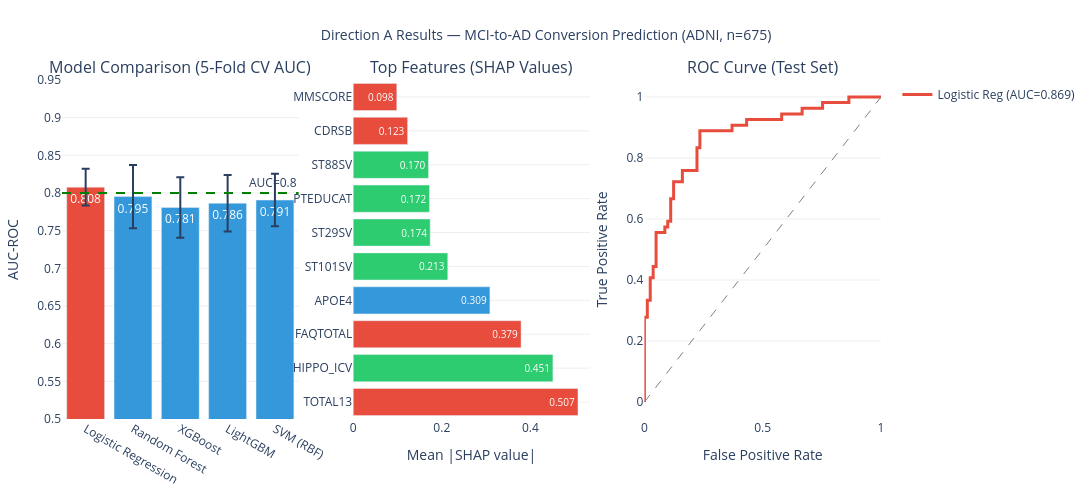

Notebook code cell kept with this figure:
### Code cell
#Final results with features importance 
import plotly.graph_objects as go
from plotly.subplots import make_subplots

fig = make_subplots(rows=1, cols=3,
    subplot_titles=[
        'Model Comparison (5-Fold CV AUC)',
        'Top Features (SHAP Values)',
        'ROC Curve (Test Set)'
    ])

# 1. Model comparison
model_names = list(results.keys())
aucs  = [results[m]['mean'] for m in model_names]
stds  = [results[m]['std']  for m in model_names]
bar_colors = ['#e74c3c' if m == best_model_name 
              else '#3498db' for m in model_names]

fig.add_trace(go.Bar(
    x=[m.replace(' ','\n') for m in model_names],
    y=aucs,
    error_y=dict(type='data', array=stds, visible=True),
    marker_color=bar_colors, showlegend=False,
    text=[f'{a:.3f}' for a in aucs],
    textposition='inside',
    textfont=dict(color='white', size=12)
), row=1, col=1)
fig.update_yaxes(range=[0.5, 0.95], row=1, col=1,
                 title_text='AUC-ROC')
fig.add_hline(y=0.8, line_dash='dash', line_color='green',
              annotation_text='AUC=0.8', row=1, col=1)

# 2. SHAP feature importance
top10 = shap_df.head(10)
feat_colors = ['#e74c3c' if f in ['CDRSB','FAQTOTAL','TOTAL13','MMSCORE'] 
               else '#3498db' if f in ['APOE4','APOE4_count']
               else '#2ecc71' for f in top10['Feature']]

fig.add_trace(go.Bar(
    x=top10['SHAP_mean'],
    y=top10['Feature'],
    orientation='h',
    marker_color=feat_colors,
    showlegend=False,
    text=[f'{v:.3f}' for v in top10['SHAP_mean']],
    textposition='inside',
    textfont=dict(color='white', size=10)
), row=1, col=2)
fig.update_xaxes(title_text='Mean |SHAP value|', row=1, col=2)

# 3. ROC curve
fpr, tpr, _ = roc_curve(y_test, y_prob)
fig.add_trace(go.Scatter(
    x=fpr, y=tpr, mode='lines',
    line=dict(color='#e74c3c', width=3),
    name=f'Logistic Reg (AUC={auc:.3f})',
    showlegend=True
), row=1, col=3)
fig.add_trace(go.Scatter(
    x=[0,1], y=[0,1], mode='lines',
    line=dict(color='gray', dash='dash', width=1),
    name='Random', showlegend=False
), row=1, col=3)
fig.update_xaxes(title_text='False Positive Rate', row=1, col=3)
fig.update_yaxes(title_text='True Positive Rate', row=1, col=3)

# Legend annotation for SHAP colors
fig.update_layout(
    height=500, width=1300,
    title_text='Direction A Results — MCI-to-AD Conversion Prediction (ADNI, n=675)',
    title_x=0.5, title_font_size=14,
    paper_bgcolor='white', plot_bgcolor='white',
    margin=dict(t=80, b=60, l=60, r=60)
)
fig.update_xaxes(showgrid=False)
fig.update_yaxes(showgrid=True, gridcolor='#eeeeee')

fig.write_html('03_model_results_final.html')
print("✅ Saved: 03_model_results_final.html")
print(f"   Dataset:     675 MCI subjects (ADNI1–4)")
print(f"   Task:        Binary classification — MCI-to-AD conversion")
print(f"   Best model:  Logistic Regression")
print(f"   CV AUC:      0.808 ± 0.024")
print(f"   Test AUC:    0.869")
print(f"   Accuracy:    79%")
print(f"   Top features: CDR-SB, FAQ, ADAS-13, APOE4, Hippocampal Volume")
fig.show()

### Figure 1 — Plotly figure (JSON) as saved in the notebook; plotly's stock layout.template omitted (floating-point values rounded to 4 significant figures)
{"data": [{"error_y": {"array": [0.02428, 0.04206, 0.04025, 0.03738, 0.03482], "type": "data", "visible": true}, "marker": {"color": ["#e74c3c", "#3498db", "#3498db", "#3498db", "#3498db"]}, "showlegend": false, "text": ["0.808", "0.795", "0.781", "0.786", "0.791"], "textfont": {"color": "white", "size": 12}, "textposition": "inside", "type": "bar", "x": ["Logistic\nRegression", "Random\nForest", "XGBoost", "LightGBM", "SVM\n(RBF)"], "xaxis": "x", "y": [0.8078, 0.7952, 0.7808, 0.7864, 0.7906], "yaxis": "y"}, {"marker": {"color": ["#e74c3c", "#2ecc71", "#e74c3c", "#3498db", "#2ecc71", "#2ecc71", "#2ecc71", "#2ecc71", "#e74c3c", "#e74c3c"]}, "orientation": "h", "showlegend": false, "text": ["0.507", "0.451", "0.379", "0.309", "0.213", "0.174", "0.172", "0.170", "0.123", "0.098"], "textfont": {"color": "white", "size": 10}, "textposition": "inside", "type": "bar", "x": [0.5075, 0.4509, 0.379, 0.3087, 0.2135, 0.1738, 0.1722, 0.17, 0.1228, 0.09842], "xaxis": "x2", "y": ["TOTAL13", "HIPPO_ICV", "FAQTOTAL", "APOE4", "ST101SV", "ST29SV", "PTEDUCAT", "ST88SV", "CDRSB", "MMSCORE"], "yaxis": "y2"}, {"line": {"color": "#e74c3c", "width": 3}, "mode": "lines", "name": "Logistic Reg (AUC=0.869)", "showlegend": true, "type": "scatter", "x": [0, 0, 0, 0.01235, 0.01235, 0.02469, 0.02469, 0.03704, 0.03704, 0.04938, 0.04938, 0.08642, 0.08642, 0.09877, 0.09877, 0.1111, 0.1111, 0.1235, 0.1235, 0.1605, 0.1605, 0.2222, 0.2222, 0.2346, 0.2346, 0.3704, 0.3704, 0.4321, 0.4321, 0.5802, 0.5802, 0.6667, 0.6667, 0.7531, 0.7531, 0.8642, 0.8642, 1], "xaxis": "x3", "y": [0, 0.01852, 0.2778, 0.2778, 0.3333, 0.3333, 0.4074, 0.4074, 0.4444, 0.4444, 0.5556, 0.5556, 0.5741, 0.5741, 0.5926, 0.5926, 0.6667, 0.6667, 0.7222, 0.7222, 0.7593, 0.7593, 0.8333, 0.8333, 0.8889, 0.8889, 0.9074, 0.9074, 0.9259, 0.9259, 0.9444, 0.9444, 0.963, 0.963, 0.9815, 0.9815, 1, 1], "yaxis": "y3"}, {"line": {"color": "gray", "dash": "dash", "width": 1}, "mode": "lines", "name": "Random", "showlegend": false, "type": "scatter", "x": [0, 1], "xaxis": "x3", "y": [0, 1], "yaxis": "y3"}], "layout": {"annotations": [{"font": {"size": 16}, "showarrow": false, "text": "Model Comparison (5-Fold CV AUC)", "x": 0.1444, "xanchor": "center", "xref": "paper", "y": 1, "yanchor": "bottom", "yref": "paper"}, {"font": {"size": 16}, "showarrow": false, "text": "Top Features (SHAP Values)", "x": 0.5, "xanchor": "center", "xref": "paper", "y": 1, "yanchor": "bottom", "yref": "paper"}, {"font": {"size": 16}, "showarrow": false, "text": "ROC Curve (Test Set)", "x": 0.8556, "xanchor": "center", "xref": "paper", "y": 1, "yanchor": "bottom", "yref": "paper"}, {"showarrow": false, "text": "AUC=0.8", "x": 1, "xanchor": "right", "xref": "x domain", "y": 0.8, "yanchor": "bottom", "yref": "y"}], "height": 500, "margin": {"b": 60, "l": 60, "r": 60, "t": 80}, "paper_bgcolor": "white", "plot_bgcolor": "white", "shapes": [{"line": {"color": "green", "dash": "dash"}, "type": "line", "x0": 0, "x1": 1, "xref": "x domain", "y0": 0.8, "y1": 0.8, "yref": "y"}], "title": {"font": {"size": 14}, "text": "Direction A Results — MCI-to-AD Conversion Prediction (ADNI, n=675)", "x": 0.5}, "width": 1300, "xaxis": {"anchor": "y", "domain": [0, 0.2889], "showgrid": false}, "xaxis2": {"anchor": "y2", "domain": [0.3556, 0.6444], "showgrid": false, "title": {"text": "Mean |SHAP value|"}}, "xaxis3": {"anchor": "y3", "domain": [0.7111, 1], "showgrid": false, "title": {"text": "False Positive Rate"}}, "yaxis": {"anchor": "x", "domain": [0, 1], "gridcolor": "#eeeeee", "range": [0.5, 0.95], "showgrid": true, "title": {"text": "AUC-ROC"}}, "yaxis2": {"anchor": "x2", "domain": [0, 1], "gridcolor": "#eeeeee", "showgrid": true}, "yaxis3": {"anchor": "x3", "domain": [0, 1], "gridcolor": "#eeeeee", "showgrid": true, "title": {"text": "True Positive Rate"}}}}
